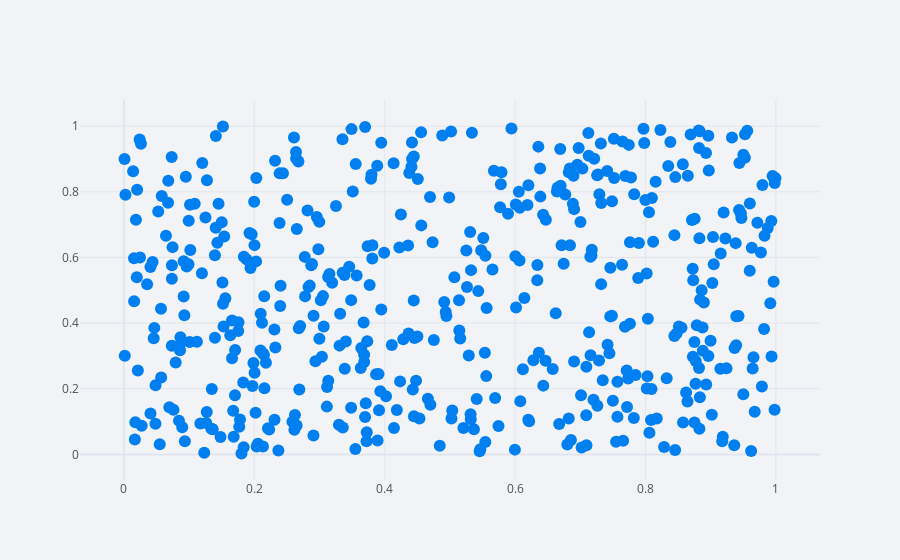

Notebook cell for this chart:
### Code cell
df1.iplot(kind='scatter', x='a', y='d', mode='markers')

### Figure 1 — Plotly figure (JSON) as saved in the notebook; plotly's stock layout.template omitted (floating-point values rounded to 4 significant figures; data arrays with more than 128 entries replaced by an {"elided": "..."} marker saying what was removed)
{"data": [{"line": {"color": "rgba(0, 128, 240, 1.0)", "dash": "solid", "shape": "linear", "width": 1.3}, "marker": {"size": 12, "symbol": "circle"}, "mode": "markers", "name": "d", "text": "", "type": "scatter", "x": {"elided": "500 float values"}, "y": {"elided": "500 float values"}}], "layout": {"legend": {"bgcolor": "#F2F3F7", "font": {"color": "#505050"}}, "paper_bgcolor": "#F2F3F7", "plot_bgcolor": "#F2F3F7", "title": {"font": {"color": "#484848"}}, "xaxis": {"gridcolor": "#E1E5ED", "showgrid": true, "tickfont": {"color": "#505050"}, "title": {"font": {"color": "#505050"}, "text": ""}, "zerolinecolor": "#E1E5ED"}, "yaxis": {"gridcolor": "#E1E5ED", "showgrid": true, "tickfont": {"color": "#505050"}, "title": {"font": {"color": "#505050"}, "text": ""}, "zerolinecolor": "#E1E5ED"}}}
